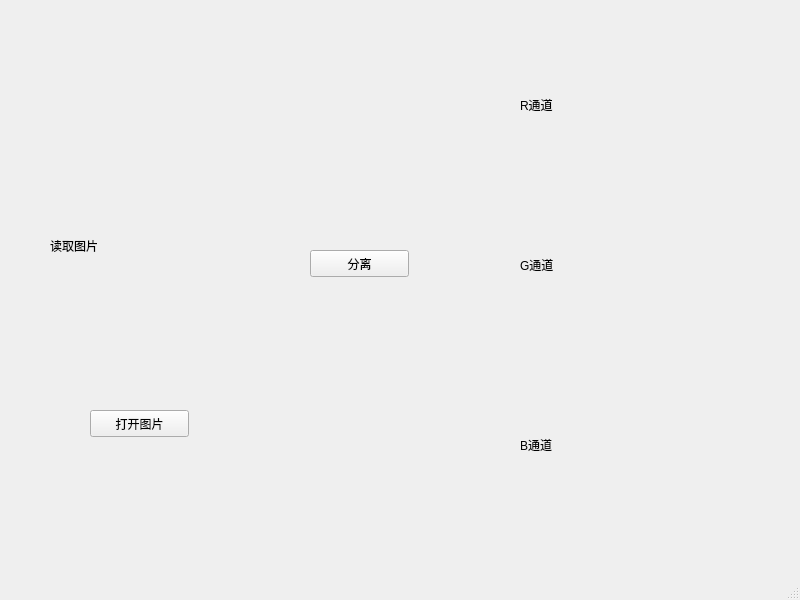
<?xml version="1.0" encoding="UTF-8"?>
<ui version="4.0">
 <class>openimage</class>
 <widget class="QMainWindow" name="openimage">
  <property name="geometry">
   <rect>
    <x>0</x>
    <y>0</y>
    <width>800</width>
    <height>600</height>
   </rect>
  </property>
  <property name="windowTitle">
   <string>MainWindow</string>
  </property>
  <widget class="QWidget" name="centralwidget">
   <widget class="QLabel" name="label_raw">
    <property name="geometry">
     <rect>
      <x>50</x>
      <y>140</y>
      <width>201</width>
      <height>211</height>
     </rect>
    </property>
    <property name="text">
     <string>读取图片</string>
    </property>
   </widget>
   <widget class="QPushButton" name="readButton">
    <property name="geometry">
     <rect>
      <x>90</x>
      <y>410</y>
      <width>99</width>
      <height>27</height>
     </rect>
    </property>
    <property name="text">
     <string>打开图片</string>
    </property>
   </widget>
   <widget class="QLabel" name="label_red">
    <property name="geometry">
     <rect>
      <x>520</x>
      <y>30</y>
      <width>150</width>
      <height>150</height>
     </rect>
    </property>
    <property name="text">
     <string>R通道</string>
    </property>
   </widget>
   <widget class="QPushButton" name="convertButton">
    <property name="geometry">
     <rect>
      <x>310</x>
      <y>250</y>
      <width>99</width>
      <height>27</height>
     </rect>
    </property>
    <property name="text">
     <string>分离</string>
    </property>
   </widget>
   <widget class="QLabel" name="label_green">
    <property name="geometry">
     <rect>
      <x>520</x>
      <y>190</y>
      <width>150</width>
      <height>150</height>
     </rect>
    </property>
    <property name="text">
     <string>G通道</string>
    </property>
   </widget>
   <widget class="QLabel" name="label_blue">
    <property name="geometry">
     <rect>
      <x>520</x>
      <y>370</y>
      <width>150</width>
      <height>150</height>
     </rect>
    </property>
    <property name="text">
     <string>B通道</string>
    </property>
   </widget>
  </widget>
  <widget class="QMenuBar" name="menubar">
   <property name="geometry">
    <rect>
     <x>0</x>
     <y>0</y>
     <width>800</width>
     <height>25</height>
    </rect>
   </property>
  </widget>
  <widget class="QStatusBar" name="statusbar"/>
 </widget>
 <resources/>
 <connections>
  <connection>
   <sender>readButton</sender>
   <signal>clicked()</signal>
   <receiver>openimage</receiver>
   <slot>openNewImage()</slot>
   <hints>
    <hint type="sourcelabel">
     <x>166</x>
     <y>461</y>
    </hint>
    <hint type="destinationlabel">
     <x>208</x>
     <y>507</y>
    </hint>
   </hints>
  </connection>
  <connection>
   <sender>convertButton</sender>
   <signal>clicked()</signal>
   <receiver>openimage</receiver>
   <slot>convertImg()</slot>
   <hints>
    <hint type="sourcelabel">
     <x>393</x>
     <y>289</y>
    </hint>
    <hint type="destinationlabel">
     <x>337</x>
     <y>165</y>
    </hint>
   </hints>
  </connection>
 </connections>
 <slots>
  <slot>convertImg()</slot>
 </slots>
</ui>
